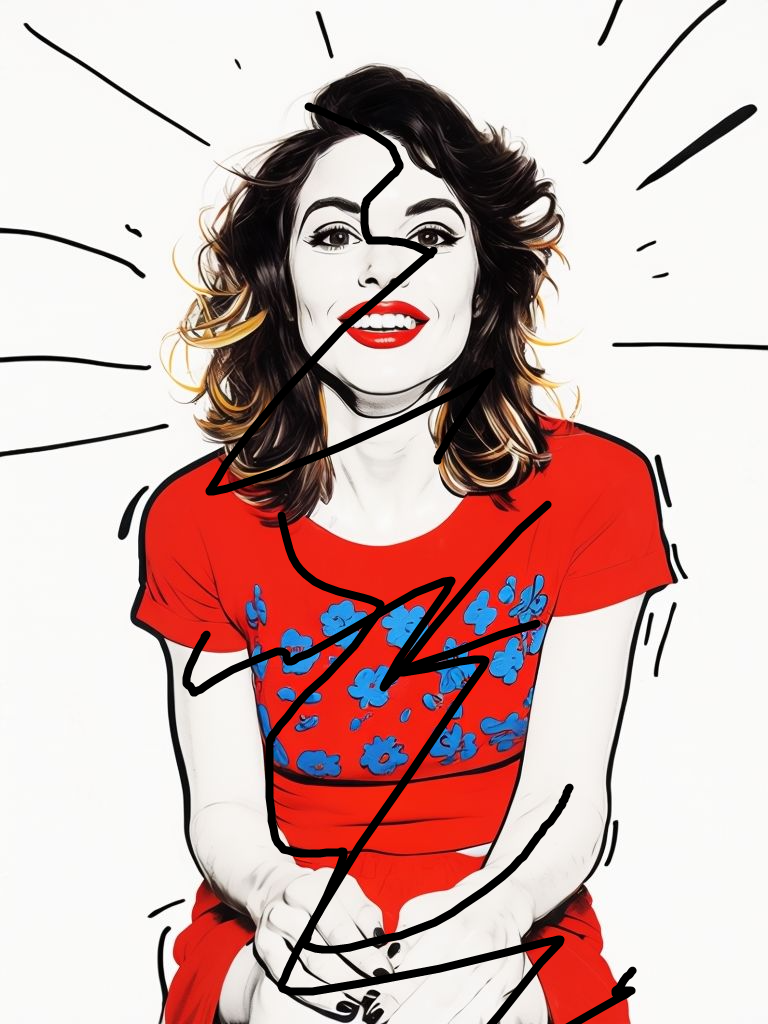
#> input picture datasets/exemplo-05.png, 768 x 1024 px
$ python teste.py
#> lines starting #> are read from the running program, lines starting #| are printed output that depends on the picture; after the words box and inside, x2 and y2 are one past the last pixel; in counts of white or black regions, pixels touching at a corner belong together
import cv2
import numpy as np
import matplotlib.pyplot as plt

# Carregar imagem
img = cv2.imread('datasets/exemplo-05.png')
#> img is the input picture: shape (1024, 768, 3); mean B, G, R 173.9, 176.6, 206.8
img_gray = cv2.cvtColor(img, cv2.COLOR_BGR2GRAY)
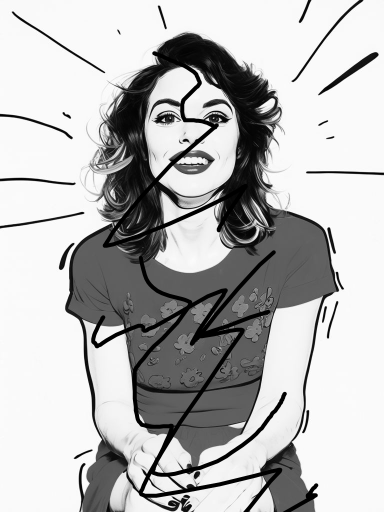
#> img_gray: shape (1024, 768) (shown at 1/2 size); min 0, max 255, mean 185.4

# --- Primeira Passagem ---
blur1 = cv2.GaussianBlur(img_gray, (5, 5), 0)
thresh1 = cv2.adaptiveThreshold(blur1, 255, cv2.ADAPTIVE_THRESH_MEAN_C,
                                 cv2.THRESH_BINARY_INV, 15, 10)
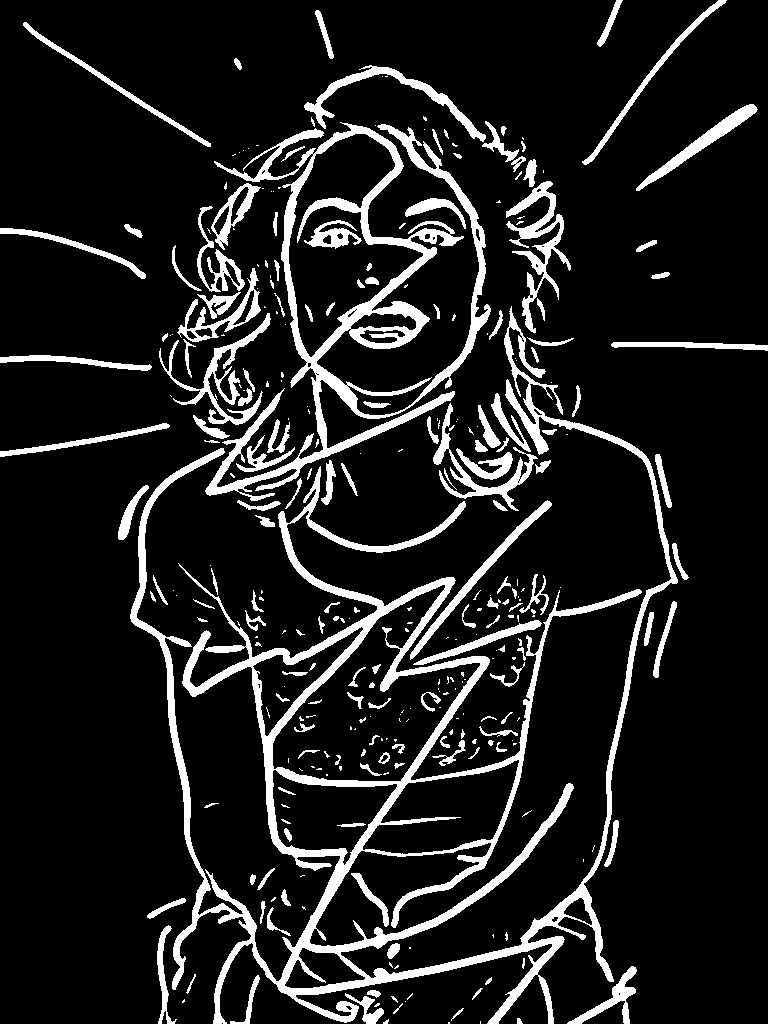
#> thresh1: shape (1024, 768); 12.2% white; 318 white regions (157 under 20 px), largest, box (x1, y1, x2, y2) and area: (130, 306, 678, 1024) 39099, (205, 122, 491, 501) 17094, (506, 181, 571, 333) 2482
kernel = cv2.getStructuringElement(cv2.MORPH_RECT, (3, 3))
mask_clean1 = cv2.morphologyEx(thresh1, cv2.MORPH_OPEN, kernel, iterations=1)
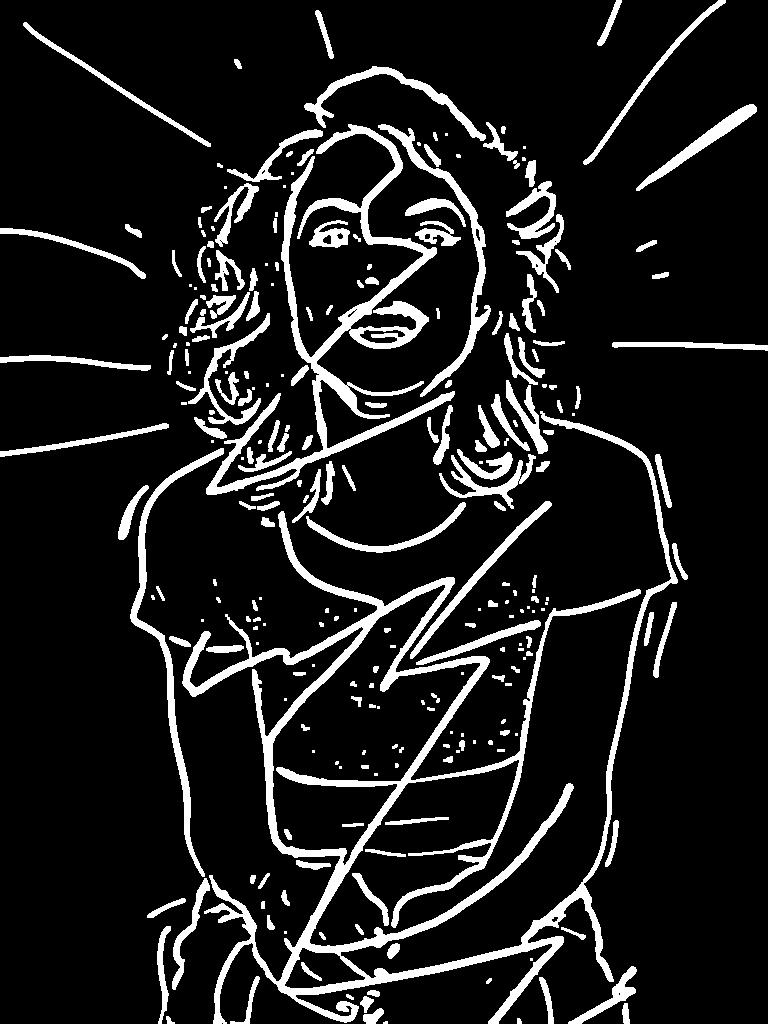
#> mask_clean1: shape (1024, 768); 11.4% white; 265 white regions (70 under 20 px), largest, box (x1, y1, x2, y2) and area: (182, 411, 678, 1024) 29311, (206, 124, 455, 495) 11775, (130, 448, 224, 877) 3297
mask_clean1 = cv2.morphologyEx(mask_clean1, cv2.MORPH_DILATE, kernel, iterations=1)
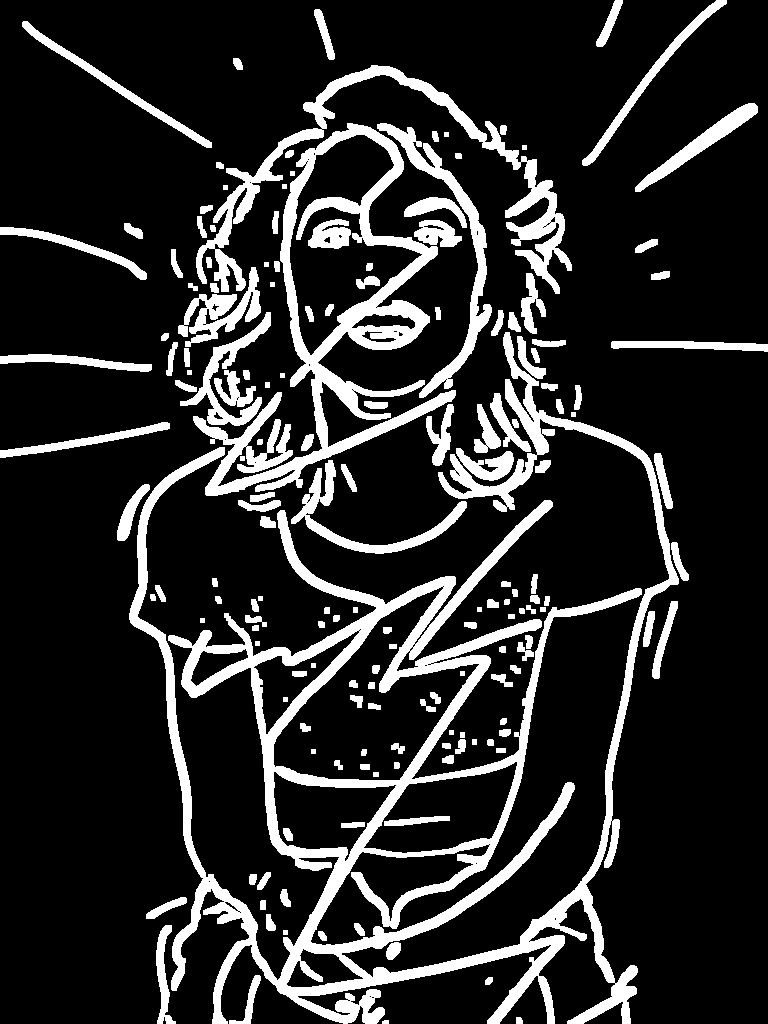
#> mask_clean1: shape (1024, 768); 16.5% white; 168 white regions, largest, box (x1, y1, x2, y2) and area: (129, 332, 679, 1024) 57753, (193, 123, 456, 496) 18062, (196, 65, 572, 294) 9655
img_inpaint1 = cv2.inpaint(img, mask_clean1, inpaintRadius=3, flags=cv2.INPAINT_TELEA)
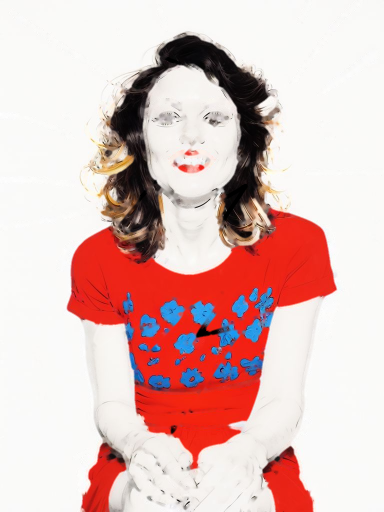
#> img_inpaint1: shape (1024, 768, 3) (shown at 1/2 size); mean B, G, R 188.9, 191.8, 224.4


# Mostrar resultados
plt.figure(figsize=(12, 8))

plt.subplot(2, 4, 1)
plt.title("Imagem Original")
plt.imshow(cv2.cvtColor(img, cv2.COLOR_BGR2RGB))
plt.axis('off')

plt.subplot(2, 4, 2)
plt.title("Blur")
plt.imshow(blur1, cmap='gray')
plt.axis('off')

plt.subplot(2, 4, 3)
plt.title("Máscara")
plt.imshow(mask_clean1, cmap='gray')
plt.axis('off')

plt.subplot(2, 4, 4)
plt.title("Inpaint")
plt.imshow(cv2.cvtColor(img_inpaint1, cv2.COLOR_BGR2RGB))
plt.axis('off')


plt.tight_layout()
plt.show()
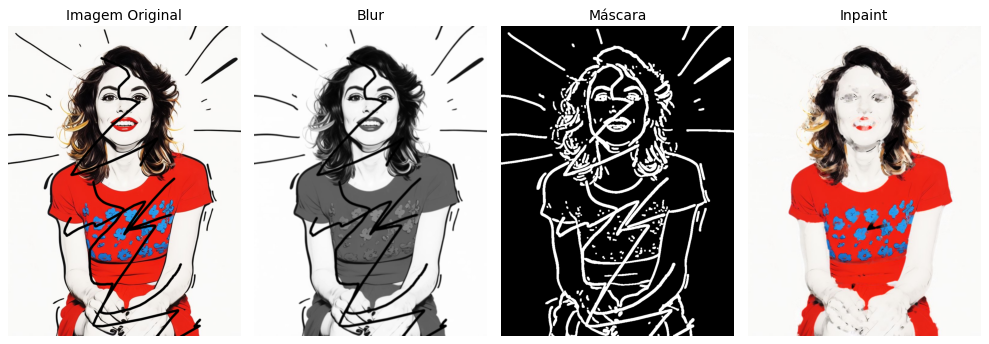
#> figure drawn by matplotlib, 4 panels

$ run again, with datasets/exemplo-02.png copied over datasets/exemplo-05.png
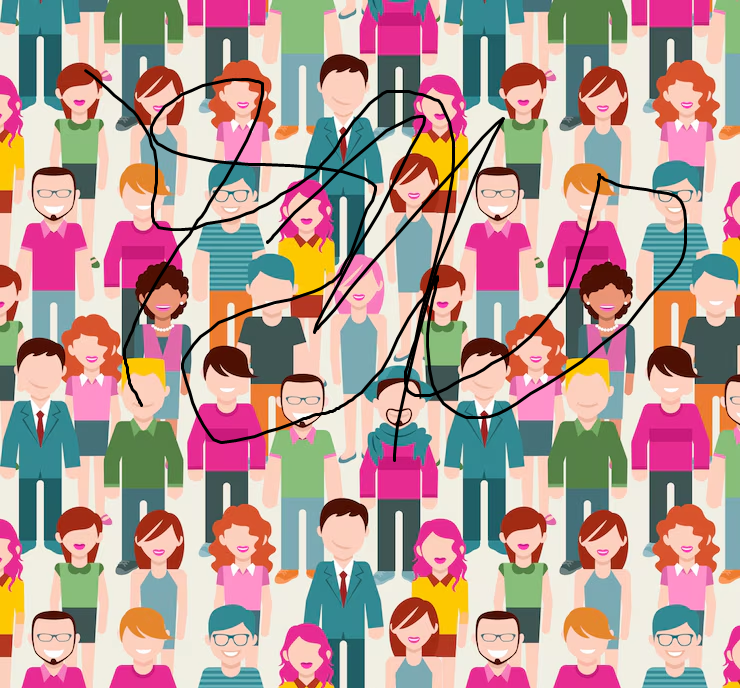
#> input picture datasets/exemplo-02.png, 742 x 688 px
#> img is the input picture: shape (688, 742, 3); mean B, G, R 150.6, 156.4, 183.5
#> `thresh1 = cv2.adaptiveThreshold(blur1, 255, cv2.ADAPTIVE_THRESH_MEAN_C..`:
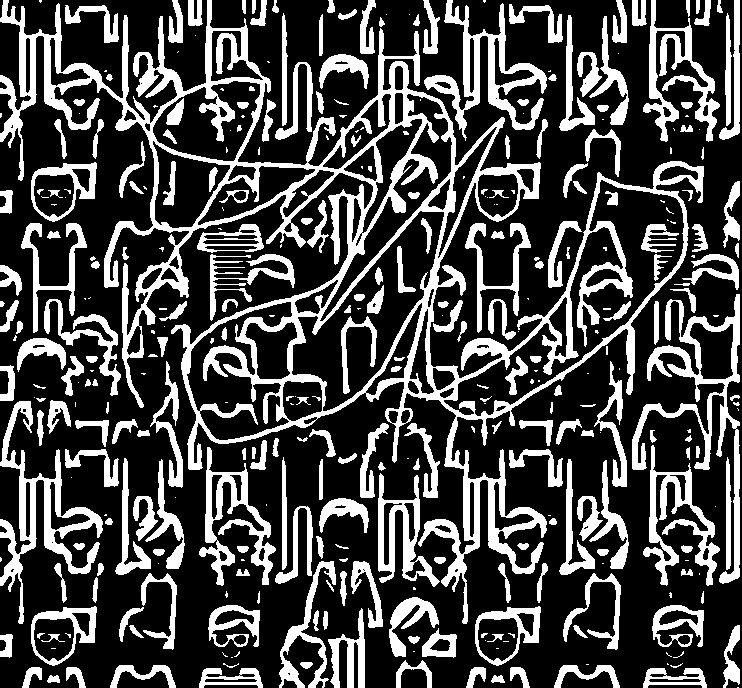
#> thresh1: shape (688, 742); 28.2% white; 361 white regions (121 under 20 px), largest, box (x1, y1, x2, y2) and area: (0, 0, 704, 624) 50093, (632, 294, 740, 584) 5513, (0, 401, 103, 624) 4798
#> `plt.show()`:
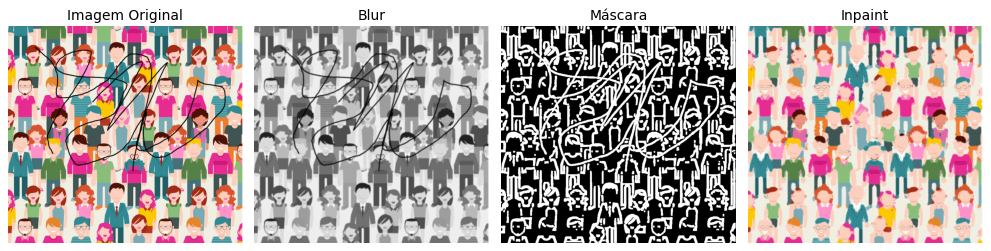
#> figure drawn by matplotlib, 4 panels
